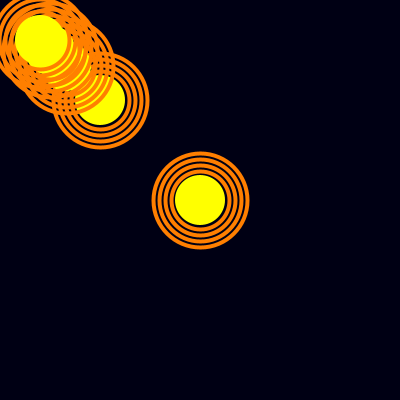
Frame 1 (no input)
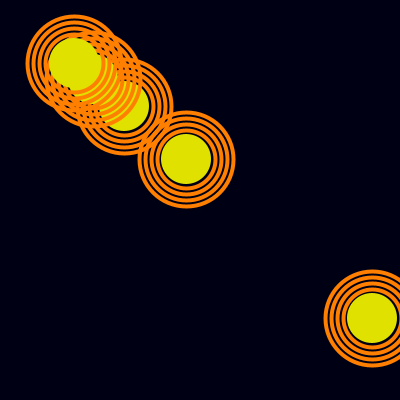
Frame 60 (the mouse pressed at the canvas centre just before this capture)
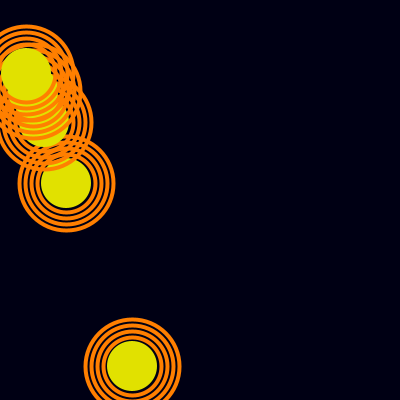
Frame 120 (the mouse held since frame 60 and released just before this capture)

The Processing sketch that drew these frames (run headless with seeded random() and noise(); from frame 60 on, the mouse is pressed at the canvas centre):

// Processing sketch: processing_14708
// ── processing_14708.pde

int x;
int y;
int diameter;
color center;
color rings;

int speed;
int yspeed;
int xspeed;
boolean inCircle;

void setup() {
  size(400,400);
  x=width/2;
  y=height/2;
  diameter = 50;
  center = color(255,255,0);
  rings = color(255,127,0);
  speed = 2;
  yspeed = 2;
  xspeed = 4;
  smooth();
}

void  draw(){
  background(0,0,20);
  //renderCircle(mouseX,mouseY);
  renderCircle(x,y);
   renderCircle(x/2,y/2);
    renderCircle(x/3,y/3);
      renderCircle(x/4,y/4);
      renderCircle(x/5,y/5);
  moveCircle();

  inCircle = inMainCircle(mouseX, mouseY);

  if (inCircle=true){
    center = color(225,225,0);
  }
}


void renderCircle(int _x, int _y){
  noStroke();
  fill(center);
  ellipse(_x,_y,diameter,diameter);
  noFill();
  stroke(rings);
  strokeWeight(4);
  for (int i = 0; i < 4; i++) {
    ellipse(_x,_y,diameter + 8 + i*12, diameter + 8 + i*12);
  }
}

void moveCircle(){
  x = x+xspeed;
  if (x > width){
    xspeed = -xspeed;

  }
  if (x < 0){
    xspeed = -xspeed;
  }
  y =y+yspeed;
  if (y > height)  {
    yspeed = -yspeed;
    //we will put some code in here
    //y = y+speed
  }
  if (y < 0){
    yspeed = -yspeed;
  }
}

boolean inMainCircle(int _x, int _y){
  if (dist(_x,  _y, x,y) <diameter/2) return true;
  else return false;

}
